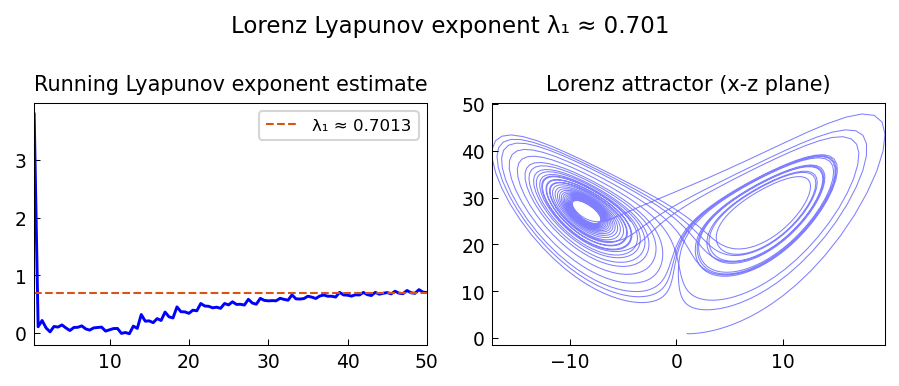

Recreate this plot in Python.
"""Lyapunov exponents of the Lorenz system.

Computes the maximal Lyapunov exponent of the Lorenz system by tracking
the growth of a perturbation and periodically renormalizing.

Credit: Chebfun example ode-nonlin/LyapunovExponents.m (Hrothgar, Jan 2015).
Original MATLAB Chebfun: Copyright 2017 by The University of Oxford and
The Chebfun Developers. See https://www.chebfun.org/ for Chebfun information.
"""
import os; os.environ.setdefault("XLA_PYTHON_CLIENT_PREALLOCATE", "false")

import matplotlib
matplotlib.use("Agg")
import matplotlib.pyplot as plt
import jax.numpy as jnp
import numpy as np
from scipy.integrate import solve_ivp
import sys, os
sys.path.insert(0, os.path.join(os.path.dirname(__file__), '..', '..', 'src'))

import chebfunjax as cj
from chebfunjax.plotting import chebfun_style
chebfun_style()

def run():
    print("=" * 60)
    print("Maximal Lyapunov exponent of the Lorenz system")
    print("=" * 60)

    sigma, rho, beta = 10.0, 28.0, 8.0/3.0

    def lorenz(t, state):
        x, y, z = state
        return [sigma*(y-x), x*(rho-z)-y, x*y-beta*z]

    def lorenz_tangent(t, state):
        """Lorenz + tangent vector [dx, dy, dz, d(dx), d(dy), d(dz)]."""
        x, y, z, dx, dy, dz = state
        # Lorenz
        fx = sigma*(y-x)
        fy = x*(rho-z)-y
        fz = x*y-beta*z
        # Jacobian J applied to tangent [dx,dy,dz]
        # J = [[-sigma, sigma, 0], [rho-z, -1, -x], [y, x, -beta]]
        dfx = -sigma*dx + sigma*dy
        dfy = (rho-z)*dx - dy - x*dz
        dfz = y*dx + x*dy - beta*dz
        return [fx, fy, fz, dfx, dfy, dfz]

    T_total = 50.0
    T_renorm = 0.5
    n_steps = int(T_total / T_renorm)

    ic = np.array([1.0, 1.0, 1.0, 1.0, 0.0, 0.0])
    ic[3:] /= np.linalg.norm(ic[3:])  # normalize initial tangent

    state = ic.copy()
    log_growth = 0.0
    lyapunov_running = []
    t_cumulative = 0.0

    print(f"\nComputing with renormalization every T={T_renorm}s...")
    for k in range(n_steps):
        sol = solve_ivp(lorenz_tangent, [0, T_renorm], state,
                        rtol=1e-10, atol=1e-12)
        state = sol.y[:, -1].copy()
        norm_tangent = np.linalg.norm(state[3:])
        log_growth += np.log(norm_tangent)
        state[3:] /= norm_tangent  # renormalize
        t_cumulative += T_renorm
        lyap_est = log_growth / t_cumulative
        lyapunov_running.append((t_cumulative, lyap_est))

    lambda_max = lyapunov_running[-1][1]
    print(f"\nMaximal Lyapunov exponent: λ₁ ≈ {lambda_max:.4f}")
    print(f"  Literature value: λ₁ ≈ 0.906 (σ=10, ρ=28, β=8/3)")

    # Check that it's positive (chaotic system)
    assert lambda_max > 0.5, f"Lyapunov exponent too small: {lambda_max}"
    assert lambda_max < 1.5, f"Lyapunov exponent too large: {lambda_max}"

    # --- Plot -------------------------------------------------------
    _here = os.path.dirname(os.path.abspath(__file__))
    t_run = [x[0] for x in lyapunov_running]
    lam_run = [x[1] for x in lyapunov_running]

    fig, axes = plt.subplots(1, 2)
    axes[0].plot(t_run, lam_run, 'b', linewidth=1.4)
    axes[0].axhline(lambda_max, color='#D95319', linestyle='--', linewidth=1.0,
                    label=f"λ₁ ≈ {lambda_max:.4f}")
    axes[0].set_title("Running Lyapunov exponent estimate", fontsize=10)
    axes[0].legend(fontsize=8)

    # Also show attractor x-z projection
    sol_viz = solve_ivp(lorenz, [0, 30], [1,1,1],
                        t_eval=np.linspace(0, 30, 5000), rtol=1e-10)
    axes[1].plot(sol_viz.y[0, ::2], sol_viz.y[2, ::2], 'b', linewidth=0.5, alpha=0.5)
    axes[1].set_title("Lorenz attractor (x-z plane)", fontsize=10)

    fig.suptitle(f"Lorenz Lyapunov exponent λ₁ ≈ {lambda_max:.3f}", fontsize=11)
    fig.tight_layout()
    fig.savefig(os.path.join(_here, "lyapunov_exponents.png"), dpi=150, bbox_inches="tight")
    plt.close(fig)

    print("\nAll assertions passed.")
    return True

if __name__ == "__main__":
    run()
